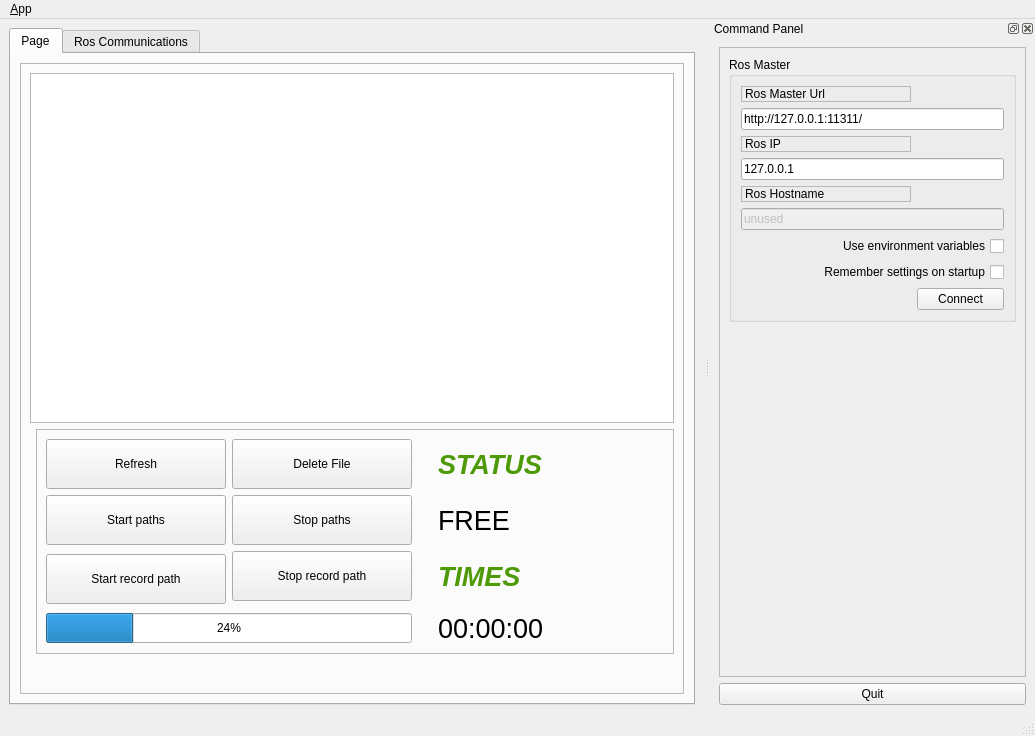
<?xml version="1.0" encoding="UTF-8"?>
<ui version="4.0">
 <class>MainWindowDesign</class>
 <widget class="QMainWindow" name="MainWindowDesign">
  <property name="geometry">
   <rect>
    <x>0</x>
    <y>0</y>
    <width>1035</width>
    <height>736</height>
   </rect>
  </property>
  <property name="windowTitle">
   <string>QRosApp</string>
  </property>
  <property name="windowIcon">
   <iconset resource="../resources/images.qrc">
    <normaloff>:/images/icon.png</normaloff>:/images/icon.png</iconset>
  </property>
  <property name="locale">
   <locale language="English" country="Australia"/>
  </property>
  <widget class="QWidget" name="centralwidget">
   <layout class="QHBoxLayout">
    <item>
     <widget class="QTabWidget" name="tab_manager">
      <property name="minimumSize">
       <size>
        <width>100</width>
        <height>0</height>
       </size>
      </property>
      <property name="locale">
       <locale language="English" country="Australia"/>
      </property>
      <property name="currentIndex">
       <number>0</number>
      </property>
      <widget class="QWidget" name="tab_2">
       <attribute name="title">
        <string>Page</string>
       </attribute>
       <layout class="QVBoxLayout" name="verticalLayout_5">
        <item>
         <widget class="QFrame" name="frame_2">
          <property name="frameShape">
           <enum>QFrame::StyledPanel</enum>
          </property>
          <property name="frameShadow">
           <enum>QFrame::Raised</enum>
          </property>
          <layout class="QFormLayout" name="formLayout">
           <property name="leftMargin">
            <number>9</number>
           </property>
           <item row="0" column="0" colspan="2">
            <widget class="QListView" name="listView">
             <property name="sizePolicy">
              <sizepolicy hsizetype="Expanding" vsizetype="Expanding">
               <horstretch>0</horstretch>
               <verstretch>0</verstretch>
              </sizepolicy>
             </property>
             <property name="minimumSize">
              <size>
               <width>0</width>
               <height>350</height>
              </size>
             </property>
             <property name="maximumSize">
              <size>
               <width>16777215</width>
               <height>100</height>
              </size>
             </property>
            </widget>
           </item>
           <item row="2" column="1">
            <spacer name="verticalSpacer_2">
             <property name="orientation">
              <enum>Qt::Vertical</enum>
             </property>
             <property name="sizeHint" stdset="0">
              <size>
               <width>20</width>
               <height>40</height>
              </size>
             </property>
            </spacer>
           </item>
           <item row="1" column="1">
            <widget class="QFrame" name="frame_3">
             <property name="frameShape">
              <enum>QFrame::StyledPanel</enum>
             </property>
             <property name="frameShadow">
              <enum>QFrame::Raised</enum>
             </property>
             <layout class="QGridLayout" name="gridLayout_2">
              <item row="1" column="0">
               <widget class="QPushButton" name="startPaths">
                <property name="minimumSize">
                 <size>
                  <width>180</width>
                  <height>50</height>
                 </size>
                </property>
                <property name="maximumSize">
                 <size>
                  <width>180</width>
                  <height>50</height>
                 </size>
                </property>
                <property name="text">
                 <string>Start paths</string>
                </property>
               </widget>
              </item>
              <item row="1" column="1">
               <widget class="QPushButton" name="stopPaths">
                <property name="minimumSize">
                 <size>
                  <width>180</width>
                  <height>50</height>
                 </size>
                </property>
                <property name="maximumSize">
                 <size>
                  <width>180</width>
                  <height>50</height>
                 </size>
                </property>
                <property name="text">
                 <string>Stop paths</string>
                </property>
               </widget>
              </item>
              <item row="4" column="0" colspan="2">
               <widget class="QProgressBar" name="progressBar">
                <property name="minimumSize">
                 <size>
                  <width>360</width>
                  <height>30</height>
                 </size>
                </property>
                <property name="font">
                 <font>
                  <weight>50</weight>
                  <bold>false</bold>
                 </font>
                </property>
                <property name="styleSheet">
                 <string notr="true"/>
                </property>
                <property name="value">
                 <number>24</number>
                </property>
               </widget>
              </item>
              <item row="0" column="1">
               <widget class="QPushButton" name="delete_2">
                <property name="minimumSize">
                 <size>
                  <width>180</width>
                  <height>50</height>
                 </size>
                </property>
                <property name="maximumSize">
                 <size>
                  <width>180</width>
                  <height>50</height>
                 </size>
                </property>
                <property name="text">
                 <string>Delete File</string>
                </property>
               </widget>
              </item>
              <item row="0" column="2" rowspan="5">
               <spacer name="horizontalSpacer_2">
                <property name="orientation">
                 <enum>Qt::Horizontal</enum>
                </property>
                <property name="sizeType">
                 <enum>QSizePolicy::Fixed</enum>
                </property>
                <property name="sizeHint" stdset="0">
                 <size>
                  <width>20</width>
                  <height>20</height>
                 </size>
                </property>
               </spacer>
              </item>
              <item row="2" column="0" rowspan="2">
               <widget class="QPushButton" name="startRecordPath">
                <property name="minimumSize">
                 <size>
                  <width>180</width>
                  <height>50</height>
                 </size>
                </property>
                <property name="maximumSize">
                 <size>
                  <width>180</width>
                  <height>50</height>
                 </size>
                </property>
                <property name="text">
                 <string>Start record path</string>
                </property>
               </widget>
              </item>
              <item row="2" column="1">
               <widget class="QPushButton" name="stopRecordPath">
                <property name="minimumSize">
                 <size>
                  <width>180</width>
                  <height>50</height>
                 </size>
                </property>
                <property name="maximumSize">
                 <size>
                  <width>180</width>
                  <height>50</height>
                 </size>
                </property>
                <property name="text">
                 <string>Stop record path</string>
                </property>
               </widget>
              </item>
              <item row="2" column="3">
               <widget class="QLabel" name="label_4">
                <property name="font">
                 <font>
                  <pointsize>20</pointsize>
                  <weight>75</weight>
                  <italic>true</italic>
                  <bold>true</bold>
                 </font>
                </property>
                <property name="styleSheet">
                 <string notr="true">color: rgb(78, 154, 6);</string>
                </property>
                <property name="text">
                 <string>TIMES</string>
                </property>
               </widget>
              </item>
              <item row="4" column="3">
               <widget class="QLabel" name="label_cleaningTime">
                <property name="font">
                 <font>
                  <pointsize>20</pointsize>
                  <weight>50</weight>
                  <bold>false</bold>
                 </font>
                </property>
                <property name="styleSheet">
                 <string notr="true"/>
                </property>
                <property name="text">
                 <string>00:00:00</string>
                </property>
               </widget>
              </item>
              <item row="0" column="0">
               <widget class="QPushButton" name="refresh">
                <property name="minimumSize">
                 <size>
                  <width>180</width>
                  <height>50</height>
                 </size>
                </property>
                <property name="maximumSize">
                 <size>
                  <width>180</width>
                  <height>50</height>
                 </size>
                </property>
                <property name="text">
                 <string>Refresh</string>
                </property>
               </widget>
              </item>
              <item row="1" column="3">
               <widget class="QLabel" name="label_status">
                <property name="font">
                 <font>
                  <pointsize>20</pointsize>
                  <weight>50</weight>
                  <italic>false</italic>
                  <bold>false</bold>
                  <underline>false</underline>
                  <strikeout>false</strikeout>
                 </font>
                </property>
                <property name="text">
                 <string>FREE</string>
                </property>
               </widget>
              </item>
              <item row="0" column="3">
               <widget class="QLabel" name="label_5">
                <property name="font">
                 <font>
                  <pointsize>20</pointsize>
                  <weight>75</weight>
                  <italic>true</italic>
                  <bold>true</bold>
                 </font>
                </property>
                <property name="styleSheet">
                 <string notr="true">color: rgb(78, 154, 6);</string>
                </property>
                <property name="text">
                 <string>STATUS</string>
                </property>
               </widget>
              </item>
             </layout>
            </widget>
           </item>
          </layout>
         </widget>
        </item>
       </layout>
      </widget>
      <widget class="QWidget" name="tab_status">
       <attribute name="title">
        <string>Ros Communications</string>
       </attribute>
       <layout class="QVBoxLayout" name="verticalLayout_2">
        <item>
         <widget class="QGroupBox" name="groupBox_12">
          <property name="sizePolicy">
           <sizepolicy hsizetype="MinimumExpanding" vsizetype="Preferred">
            <horstretch>0</horstretch>
            <verstretch>0</verstretch>
           </sizepolicy>
          </property>
          <property name="title">
           <string>Logging</string>
          </property>
          <layout class="QGridLayout" name="gridLayout_3">
           <item row="0" column="0">
            <widget class="QListView" name="view_logging"/>
           </item>
          </layout>
         </widget>
        </item>
       </layout>
      </widget>
     </widget>
    </item>
   </layout>
  </widget>
  <widget class="QMenuBar" name="menubar">
   <property name="geometry">
    <rect>
     <x>0</x>
     <y>0</y>
     <width>1035</width>
     <height>22</height>
    </rect>
   </property>
   <widget class="QMenu" name="menu_File">
    <property name="title">
     <string>&amp;App</string>
    </property>
    <addaction name="action_Preferences"/>
    <addaction name="separator"/>
    <addaction name="actionAbout"/>
    <addaction name="actionAbout_Qt"/>
    <addaction name="separator"/>
    <addaction name="action_Quit"/>
   </widget>
   <addaction name="menu_File"/>
  </widget>
  <widget class="QStatusBar" name="statusbar"/>
  <widget class="QDockWidget" name="dock_status">
   <property name="sizePolicy">
    <sizepolicy hsizetype="Minimum" vsizetype="Preferred">
     <horstretch>0</horstretch>
     <verstretch>0</verstretch>
    </sizepolicy>
   </property>
   <property name="minimumSize">
    <size>
     <width>325</width>
     <height>389</height>
    </size>
   </property>
   <property name="allowedAreas">
    <set>Qt::RightDockWidgetArea</set>
   </property>
   <property name="windowTitle">
    <string>Command Panel</string>
   </property>
   <attribute name="dockWidgetArea">
    <number>2</number>
   </attribute>
   <widget class="QWidget" name="dockWidgetContents_2">
    <layout class="QVBoxLayout" name="verticalLayout">
     <item>
      <widget class="QFrame" name="frame">
       <property name="sizePolicy">
        <sizepolicy hsizetype="Minimum" vsizetype="Preferred">
         <horstretch>0</horstretch>
         <verstretch>0</verstretch>
        </sizepolicy>
       </property>
       <property name="frameShape">
        <enum>QFrame::StyledPanel</enum>
       </property>
       <property name="frameShadow">
        <enum>QFrame::Raised</enum>
       </property>
       <layout class="QVBoxLayout" name="verticalLayout_3">
        <item>
         <widget class="QGroupBox" name="groupBox">
          <property name="title">
           <string>Ros Master</string>
          </property>
          <layout class="QGridLayout" name="gridLayout">
           <item row="0" column="0">
            <widget class="QLabel" name="label">
             <property name="frameShape">
              <enum>QFrame::StyledPanel</enum>
             </property>
             <property name="frameShadow">
              <enum>QFrame::Raised</enum>
             </property>
             <property name="text">
              <string>Ros Master Url</string>
             </property>
            </widget>
           </item>
           <item row="1" column="0" colspan="2">
            <widget class="QLineEdit" name="line_edit_master">
             <property name="text">
              <string>http://127.0.0.1:11311/</string>
             </property>
            </widget>
           </item>
           <item row="2" column="0">
            <widget class="QLabel" name="label_2">
             <property name="frameShape">
              <enum>QFrame::StyledPanel</enum>
             </property>
             <property name="frameShadow">
              <enum>QFrame::Raised</enum>
             </property>
             <property name="text">
              <string>Ros IP</string>
             </property>
            </widget>
           </item>
           <item row="3" column="0" colspan="2">
            <widget class="QLineEdit" name="line_edit_host">
             <property name="text">
              <string>127.0.0.1</string>
             </property>
            </widget>
           </item>
           <item row="4" column="0">
            <widget class="QLabel" name="label_3">
             <property name="frameShape">
              <enum>QFrame::StyledPanel</enum>
             </property>
             <property name="frameShadow">
              <enum>QFrame::Raised</enum>
             </property>
             <property name="text">
              <string>Ros Hostname</string>
             </property>
            </widget>
           </item>
           <item row="5" column="0" colspan="2">
            <widget class="QLineEdit" name="line_edit_topic">
             <property name="enabled">
              <bool>false</bool>
             </property>
             <property name="text">
              <string>unused</string>
             </property>
            </widget>
           </item>
           <item row="6" column="0" colspan="2">
            <widget class="QCheckBox" name="checkbox_use_environment">
             <property name="layoutDirection">
              <enum>Qt::RightToLeft</enum>
             </property>
             <property name="text">
              <string>Use environment variables</string>
             </property>
            </widget>
           </item>
           <item row="7" column="0" colspan="2">
            <widget class="QCheckBox" name="checkbox_remember_settings">
             <property name="layoutDirection">
              <enum>Qt::RightToLeft</enum>
             </property>
             <property name="text">
              <string>Remember settings on startup</string>
             </property>
            </widget>
           </item>
           <item row="8" column="0">
            <spacer name="horizontalSpacer">
             <property name="orientation">
              <enum>Qt::Horizontal</enum>
             </property>
             <property name="sizeHint" stdset="0">
              <size>
               <width>170</width>
               <height>21</height>
              </size>
             </property>
            </spacer>
           </item>
           <item row="8" column="1">
            <widget class="QPushButton" name="button_connect">
             <property name="enabled">
              <bool>true</bool>
             </property>
             <property name="sizePolicy">
              <sizepolicy hsizetype="MinimumExpanding" vsizetype="Fixed">
               <horstretch>0</horstretch>
               <verstretch>0</verstretch>
              </sizepolicy>
             </property>
             <property name="toolTip">
              <string>Set the target to the current joint trajectory state.</string>
             </property>
             <property name="statusTip">
              <string>Clear all waypoints and set the target to the current joint trajectory state.</string>
             </property>
             <property name="text">
              <string>Connect</string>
             </property>
            </widget>
           </item>
          </layout>
         </widget>
        </item>
        <item>
         <spacer name="verticalSpacer_3">
          <property name="orientation">
           <enum>Qt::Vertical</enum>
          </property>
          <property name="sizeHint" stdset="0">
           <size>
            <width>20</width>
            <height>233</height>
           </size>
          </property>
         </spacer>
        </item>
       </layout>
      </widget>
     </item>
     <item>
      <widget class="QPushButton" name="quit_button">
       <property name="sizePolicy">
        <sizepolicy hsizetype="MinimumExpanding" vsizetype="Fixed">
         <horstretch>0</horstretch>
         <verstretch>0</verstretch>
        </sizepolicy>
       </property>
       <property name="text">
        <string>Quit</string>
       </property>
      </widget>
     </item>
    </layout>
   </widget>
  </widget>
  <action name="action_Quit">
   <property name="text">
    <string>&amp;Quit</string>
   </property>
   <property name="shortcut">
    <string>Ctrl+Q</string>
   </property>
   <property name="shortcutContext">
    <enum>Qt::ApplicationShortcut</enum>
   </property>
  </action>
  <action name="action_Preferences">
   <property name="text">
    <string>&amp;Preferences</string>
   </property>
  </action>
  <action name="actionAbout">
   <property name="text">
    <string>&amp;About</string>
   </property>
  </action>
  <action name="actionAbout_Qt">
   <property name="text">
    <string>About &amp;Qt</string>
   </property>
  </action>
 </widget>
 <resources>
  <include location="../resources/images.qrc"/>
 </resources>
 <connections>
  <connection>
   <sender>action_Quit</sender>
   <signal>triggered()</signal>
   <receiver>MainWindowDesign</receiver>
   <slot>close()</slot>
   <hints>
    <hint type="sourcelabel">
     <x>-1</x>
     <y>-1</y>
    </hint>
    <hint type="destinationlabel">
     <x>399</x>
     <y>299</y>
    </hint>
   </hints>
  </connection>
  <connection>
   <sender>quit_button</sender>
   <signal>clicked()</signal>
   <receiver>MainWindowDesign</receiver>
   <slot>close()</slot>
   <hints>
    <hint type="sourcelabel">
     <x>859</x>
     <y>552</y>
    </hint>
    <hint type="destinationlabel">
     <x>469</x>
     <y>299</y>
    </hint>
   </hints>
  </connection>
 </connections>
</ui>
